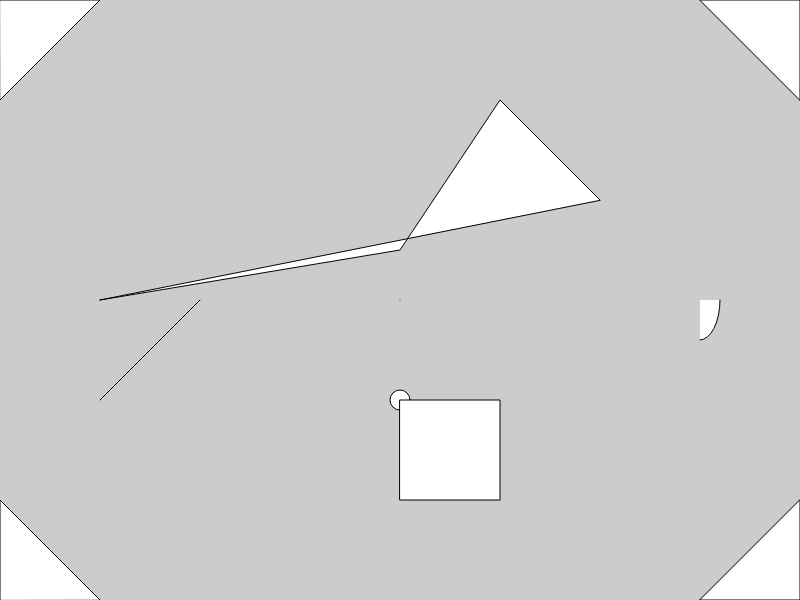
Frame 1 (no input)
Frame 60 (no input): identical to frame 1, image omitted
Frame 120 (the mouse pressed at the canvas centre since frame 60): identical to frame 1, image omitted

The p5.js sketch that drew this single still picture (run headless with seeded random() and noise() and a simulated clock; from frame 60 on, the mouse is pressed at the canvas centre):

// p5.js sketch
// ── sketch.js
function setup() {
  // put setup code here
  createCanvas(800,600);
}

function draw() {
  // put drawing code here
  background(204);
  point(400, 300);
  line(200, 300, 100, 400);
  triangle(0, 0, 100, 0, 0, 100);
  triangle(700, 0, 800, 0, 800, 100);
  triangle(800, 500, 800, 600, 700, 600);
  triangle(0, 600, 0, 500, 100, 600);
  quad(100, 300, 400, 250, 500, 100, 600, 200);
  ellipse(400, 400, 20, 20);
  rect(400, 400, 100, 100);
  arc(700, 300, 40, 80, 0, 1.57079632679);
}
